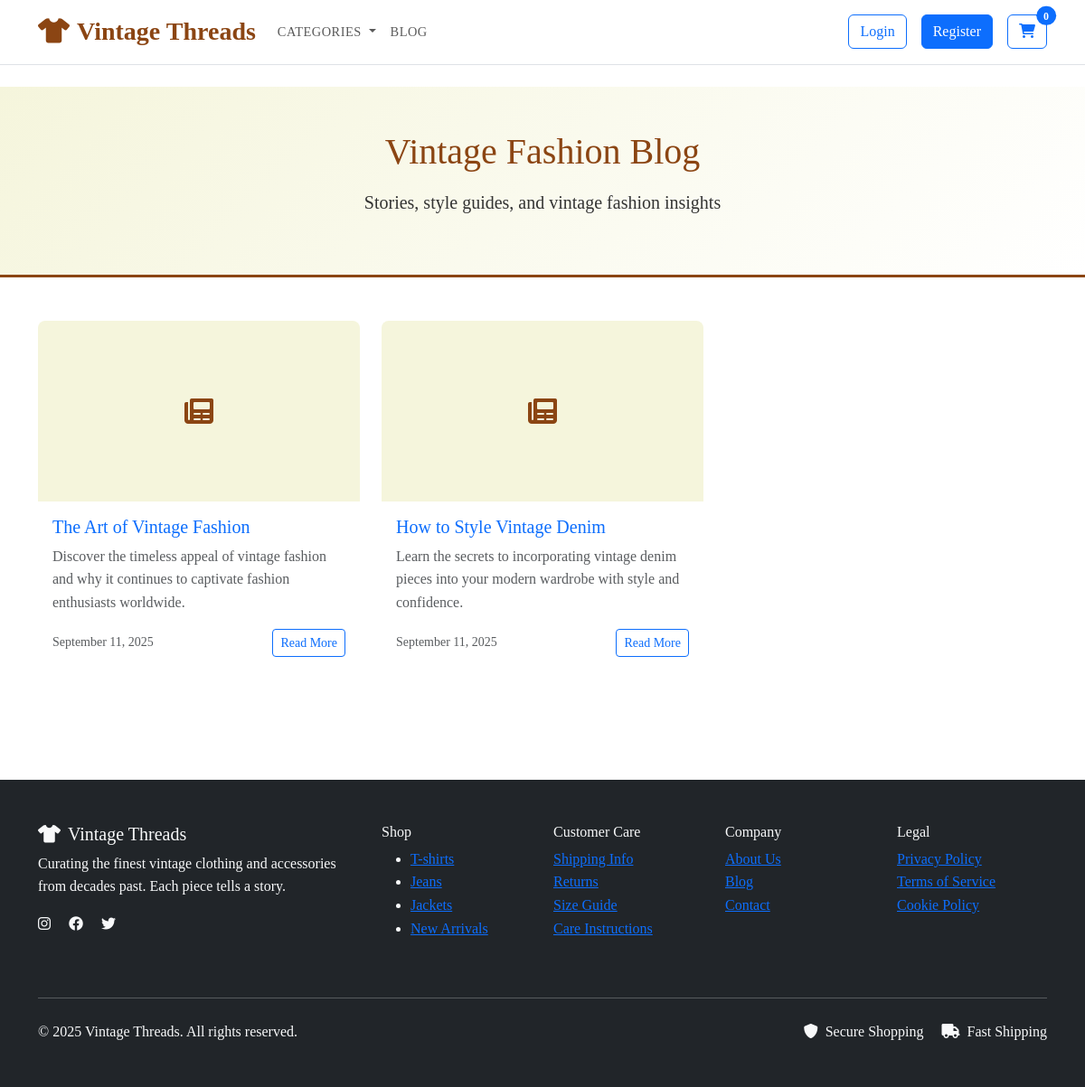
Screenshot of /blog.php with the database file from the repository.
### tables this page shows
CREATE TABLE blog_posts (
    id INT AUTO_INCREMENT PRIMARY KEY,
    title VARCHAR(255) NOT NULL,
    slug VARCHAR(255) NOT NULL UNIQUE,
    content TEXT NOT NULL,
    excerpt TEXT,
    image_url VARCHAR(500),
    published TINYINT(1) NOT NULL DEFAULT 0,
    created_at TIMESTAMP DEFAULT CURRENT_TIMESTAMP,
    updated_at TIMESTAMP DEFAULT CURRENT_TIMESTAMP ON UPDATE CURRENT_TIMESTAMP,
    INDEX idx_slug (slug),
    INDEX idx_published (published),
    INDEX idx_created (created_at)
);

### includes/functions.php (called while the page is built, shortened)
<?php
function get_blog_posts($pdo, $published = true, $limit = null) {
    $sql = "SELECT * FROM blog_posts";
    if ($published) {
        $sql .= " WHERE published = 1";
    }
    $sql .= " ORDER BY created_at DESC";
    $stmt = $pdo->prepare($sql);
    $stmt->execute();
    return $stmt->fetchAll();
}
?>

### blog.php (the view, shortened to what this page needs)
<?php
require_once 'includes/header.php';
$blog_posts = get_blog_posts($pdo, true);
?>
<div class="category-header">
    <div class="container">
        <h1 class="category-title">Vintage Fashion Blog</h1>
        <p class="lead">Stories, style guides, and vintage fashion insights</p>
    </div>
</div>
<div class="container py-5">
    <?php if (empty($blog_posts)): ?>
        <div class="text-center py-5">
            <i class="fas fa-newspaper fa-5x text-muted mb-4"></i>
            <h3>No blog posts yet</h3>
            <p class="text-muted">Check back soon for vintage fashion insights and style guides!</p>
            <a href="index.php" class="btn btn-vintage">Browse Products</a>
        </div>
    <?php else: ?>
        <div class="row g-4">
            <?php foreach ($blog_posts as $post): ?>
                <div class="col-lg-4 col-md-6">
                    <div class="card blog-card h-100">
                        <div class="blog-image">
                            <?php if ($post['image_url']): ?>
                                <img src="<?php echo htmlspecialchars($post['image_url']); ?>"
                                     alt="<?php echo htmlspecialchars($post['title']); ?>"
                                     class="img-fluid">
                            <?php else: ?>
                                <i class="fas fa-newspaper"></i>
                            <?php endif; ?>
                        </div>
                        <div class="card-body">
                            <h5 class="card-title">
                                <a href="blog-post.php?slug=<?php echo $post['slug']; ?>" class="text-decoration-none">
                                    <?php echo htmlspecialchars($post['title']); ?>
                                </a>
                            </h5>
                            <p class="card-text text-muted">
                                <?php echo htmlspecialchars($post['excerpt']); ?>
                            </p>
                            <div class="d-flex justify-content-between align-items-center">
                                <small class="text-muted">
                                    <?php echo date('F j, Y', strtotime($post['created_at'])); ?>
                                </small>
                                <a href="blog-post.php?slug=<?php echo $post['slug']; ?>" class="btn btn-outline-primary btn-sm">
                                    Read More
                                </a>
                            </div>
                        </div>
                    </div>
                </div>
            <?php endforeach; ?>
        </div>
    <?php endif; ?>
</div>
<?php require_once 'includes/footer.php'; ?>

### includes/header.php (shortened to what this page needs)
<?php
require_once __DIR__ . '/functions.php';
$user_link = '/VintageThreads/auth/account.php';
?>
<!doctype html>
<html lang="en">
<head>
    <link href="https://cdn.jsdelivr.net/npm/bootstrap@5.3.0/dist/css/bootstrap.min.css" rel="stylesheet">
    <link href="https://cdnjs.cloudflare.com/ajax/libs/font-awesome/6.0.0/css/all.min.css" rel="stylesheet">
    <link href="/VintageThreads/assets/css/style.css" rel="stylesheet">
</head>
<body>
<header class="sticky-top">
    <nav class="navbar navbar-expand-lg navbar-light bg-white border-bottom">
        <div class="container">
            <a class="navbar-brand fw-bold fs-3" href="/VintageThreads/index.php">
                <i class="fas fa-tshirt me-2"></i>Vintage Threads
            </a>
            <div class="collapse navbar-collapse" id="navbarNav">
                <ul class="navbar-nav me-auto">
                    <li class="nav-item dropdown">
                        <a class="nav-link dropdown-toggle" href="#" id="categoriesDropdown" role="button"
                           data-bs-toggle="dropdown" aria-expanded="false">
                            Categories
                        </a>
                    </li>
                    <li class="nav-item"><a class="nav-link" href="/VintageThreads/blog.php">Blog</a></li>
                </ul>
                <div class="d-flex align-items-center">
                    <?php if (isset($_SESSION['user_id'])): ?>
                        <a class="btn btn-outline-primary me-3" href="<?= $user_link ?>">
                            <?= htmlspecialchars($_SESSION['user_name']) ?>
                        </a>
                        <a class="btn btn-outline-danger me-3" href="/VintageThreads/auth/logout.php">Logout</a>
                    <?php else: ?>
                        <a class="btn btn-outline-primary me-3" href="/VintageThreads/auth/login.php">Login</a>
                        <a class="btn btn-primary me-3" href="/VintageThreads/auth/register.php">Register</a>
                    <?php endif; ?>
                    <a href="/VintageThreads/cart.php" class="btn btn-outline-primary position-relative">
                        <i class="fas fa-shopping-cart"></i>
                        <span class="position-absolute top-0 start-100 translate-middle badge rounded-pill bg-primary">
                            <?php echo isset($_SESSION['cart']) ? array_sum($_SESSION['cart']) : 0; ?>
                        </span>
                    </a>
                </div>
            </div>
        </div>
    </nav>
</header>
<main class="py-4">

### includes/footer.php (shortened to what this page needs)
    </main>
    <footer class="bg-dark text-light py-5 mt-5">
        <div class="container">
            <div class="row">
                <div class="col-lg-4 mb-4 ">
                    <h5><i class="fas fa-tshirt me-2 text-light"></i>Vintage Threads</h5>
                    <p class="">Curating the finest vintage clothing and accessories from decades past. Each piece tells a story.</p>
                    <div class="social-links">
                        <a href="#" class="text-light me-3"><i class="fab fa-instagram"></i></a>
                        <a href="#" class="text-light me-3"><i class="fab fa-facebook"></i></a>
                        <a href="#" class="text-light me-3"><i class="fab fa-twitter"></i></a>
                    </div>
                </div>
                <div class="col-lg-2 mb-4">
                    <h6>Shop</h6>
                    <ul class="">
                        <li><a href="category.php?slug=t-shirts" class="">T-shirts</a></li>
                        <li><a href="category.php?slug=jeans" class="">Jeans</a></li>
                        <li><a href="category.php?slug=jackets" class="">Jackets</a></li>
                        <li><a href="category.php?slug=new-arrivals" class="">New Arrivals</a></li>
                    </ul>
                </div>
                <div class="col-lg-2 mb-4">
                    <h6>Customer Care</h6>
                    <ul class="list-unstyled">
                        <li><a href="#" class="">Shipping Info</a></li>
                        <li><a href="#" class="">Returns</a></li>
                        <li><a href="#" class="">Size Guide</a></li>
                        <li><a href="#" class="">Care Instructions</a></li>
                    </ul>
                </div>
                <div class="col-lg-2 mb-4">
                    <h6>Company</h6>
                    <ul class="list-unstyled">
                        <li><a href="#" class="">About Us</a></li>
                        <li><a href="blog.php" class="">Blog</a></li>
                        <li><a href="#" class="">Contact</a></li>
                    </ul>
                </div>
                <div class="col-lg-2 mb-4">
                    <h6>Legal</h6>
                    <ul class="list-unstyled">
                        <li><a href="#" class="">Privacy Policy</a></li>
                        <li><a href="#" class="">Terms of Service</a></li>
                        <li><a href="#" class="">Cookie Policy</a></li>
                    </ul>
                </div>
            </div>
            <hr class="my-4">
            <div class="row align-items-center">
                <div class="col-md-6">
                    <p class=" mb-0">&copy; <?php echo date('Y'); ?> Vintage Threads. All rights reserved.</p>
                </div>
                <div class="col-md-6 text-md-end">
                    <p class=" mb-0">
                        <i class="fas fa-shield-alt me-2"></i>Secure Shopping
                        <i class="fas fa-truck ms-3 me-2"></i>Fast Shipping
                    </p>
                </div>
            </div>
        </div>
    </footer>
</body>
</html>

### assets/css/style.css (style rules this page uses)
:root { --vintage-brown: #8B4513; --vintage-cream: #F5F5DC; --vintage-gold: #DAA520; --vintage-green: #556B2F; --vintage-navy: #2F4F4F; }
body { font-family: 'Georgia', serif; line-height: 1.6; color: #333; }
.navbar-brand { color: var(--vintage-brown) !important; font-family: 'Georgia', serif; }
.nav-link { font-weight: 500; text-transform: uppercase; font-size: 0.9rem; letter-spacing: 0.5px; transition: color 0.3s ease; }
.category-header { background: linear-gradient(135deg, var(--vintage-cream), white); padding: 3rem 0; text-align: center; border-bottom: 3px solid var(--vintage-brown); }
.category-title { font-size: 2.5rem; color: var(--vintage-brown); margin-bottom: 1rem; }
.blog-card { border: none; border-radius: 8px; overflow: hidden; transition: transform 0.3s ease; }
.blog-image { height: 200px; background: var(--vintage-cream); display: flex; align-items: center; justify-content: center; color: var(--vintage-brown); font-size: 2rem; }

### rows the page displays
blog_posts: title "The Art of Vintage Fashion", excerpt "Discover the timeless appeal of vintage fashion and why it continues to captivate fashion enthusiasts worldwide.", created_at "September 11, 2025"
blog_posts: title "How to Style Vintage Denim", excerpt "Learn the secrets to incorporating vintage denim pieces into your modern wardrobe with style and confidence.", created_at "September 11, 2025"
